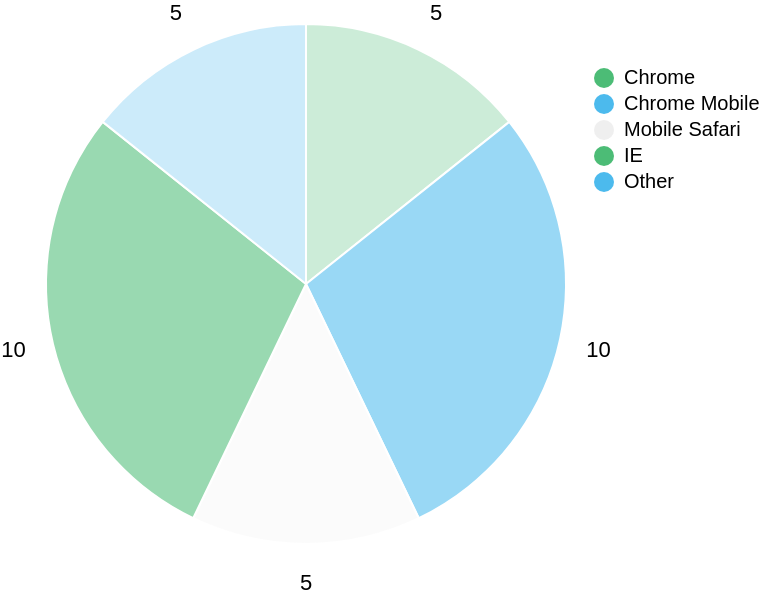

This figure's Vega-Lite source:
### Vega specification from a JSON file in a GitHub repository (floating-point values rounded to 4 significant figures)
{"$schema": "https://vega.github.io/schema/vega/v3.0.json", "width": 250, "height": 250, "data": [{"name": "data_table", "values": [{"key": "Chrome", "value": 5}, {"key": "Chrome Mobile", "value": 10}, {"key": "Mobile Safari", "value": 5}, {"key": "IE", "value": 10}, {"key": "Other", "value": 5}], "transform": [{"type": "collect"}]}, {"name": "data_table_pie", "source": "data_table", "transform": [{"type": "pie", "field": "value", "as": ["ff_outer_startAngle", "ff_outer_endAngle"]}]}], "scales": [{"name": "scale_color", "type": "ordinal", "range": ["#00A03C", "#009DE6", "#E8E8E8"], "domain": {"data": "data_table", "field": "key"}}], "marks": [{"name": "mark_outer_ring", "type": "arc", "from": {"data": "data_table_pie"}, "encode": {"enter": {"x": {"signal": "width / 2"}, "y": {"signal": "height / 2"}, "fill": {"scale": "scale_color", "field": "key"}, "fillOpacity": {"signal": "min(max(datum['value'] * 0.04, 0.2), 0.7)"}, "stroke": {"value": "white"}, "startAngle": {"field": "ff_outer_startAngle"}, "endAngle": {"field": "ff_outer_endAngle"}, "innerRadius": {"value": 0}, "outerRadius": {"value": 130}}}}, {"name": "mark_text", "type": "text", "from": {"data": "data_table_pie"}, "encode": {"enter": {"text": {"signal": "datum['value']"}, "x": {"signal": "width / 2"}, "y": {"signal": "height / 2"}, "radius": {"value": 150}, "theta": {"signal": "(datum['ff_outer_startAngle'] + datum['ff_outer_endAngle'])/2"}, "align": {"value": "center"}, "baseline": {"value": "middle"}}}}], "legends": [{"fill": "scale_color", "title": "", "orient": "right", "encode": {"symbols": {"enter": {"fillOpacity": {"value": 0.7}}}, "labels": {"update": {"text": {"field": "value"}}}}}]}
